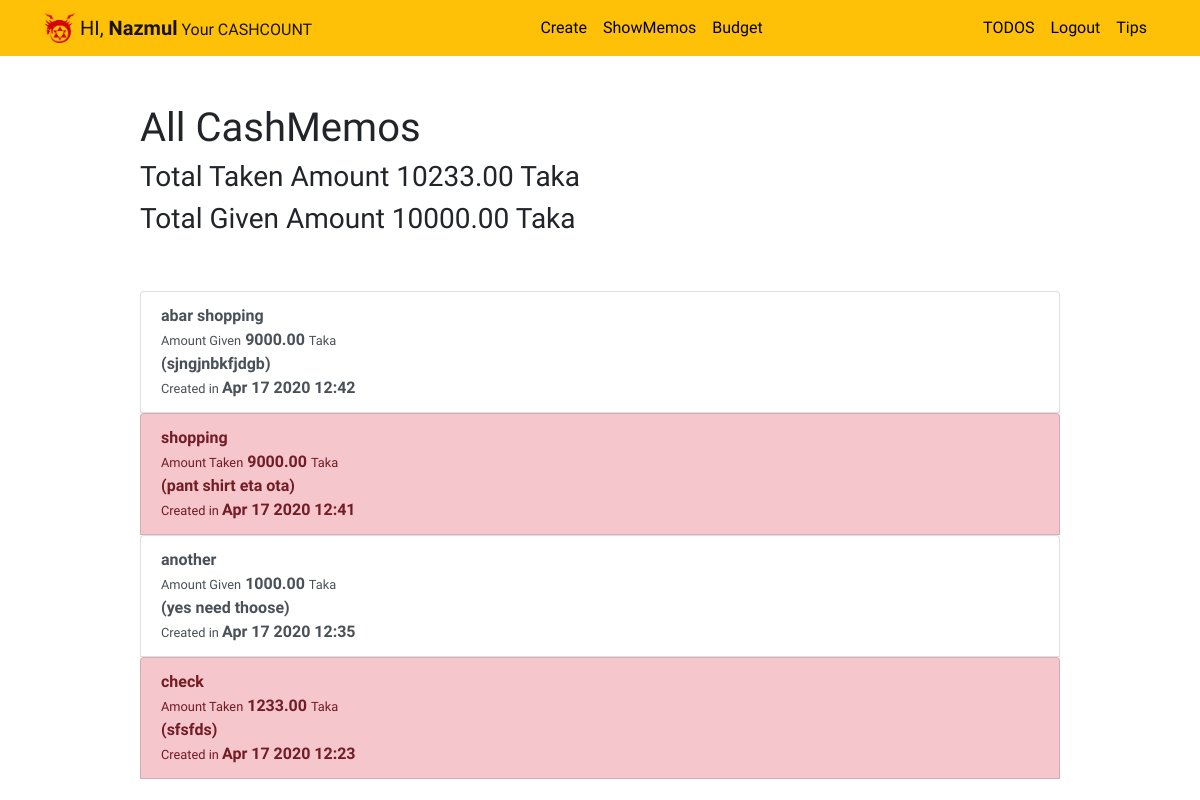
Screenshot of /cashCount/completed/ (signed in) with the database file from the repository.
### cashCount/models.py (models this page shows, shortened)
class CashMemo(models.Model):
    title = models.CharField(max_length=100)
    memo = models.TextField(blank=True)
    cost = models.DecimalField(max_digits=20, decimal_places=2,default=0)
    created = models.DateTimeField(auto_now_add=True)
    taken = models.BooleanField(default=False)
    user = models.ForeignKey(User, on_delete=models.CASCADE)

### cashCount/views.py (the view)
# urls.py: path('completed/',views.completedCashMemo,name="completedCashMemo"),
@login_required
def completedCashMemo(request):
    cash = CashMemo.objects.filter(user=request.user).order_by('-created')
    alltaken = 0
    allgiven = 0
    for x in cash:
        if x.taken:
            alltaken += x.cost
        else:
            allgiven += x.cost
    return render(request,'cashCount/completedCashMemo.html',{'cash':cash,'alltaken':alltaken,'allgiven':allgiven})

### cashCount/templates/cashCount/completedCashMemo.html
{% extends 'cashCount/cbase.html' %}
{% block content %}
<div class="row justify-content-center mt-5">
    <div class="col-md-10">
        <h1>All CashMemos</h1>
        <h3>Total Taken Amount {{ alltaken }} Taka</h3>
        <h3>Total Given Amount {{ allgiven }} Taka</h3>
    </div>
</div>
<div class="row justify-content-center mt-5">
    <div class="col-md-10">
        <div class="list-group">
          {% if cash %}
            {% for x in cash %}
                <a href="{% url 'cashCount:showCashMemo' x.id %}" class="list-group-item list-group-item-action{% if x.taken %} list-group-item-danger{% endif %}">
                  <b>{{ x.title }}<b><br>
                  {% if x.taken %}<span><small>Amount Taken</small> {{ x.cost }} <small>Taka</small></span><br>
                  {% else %}<span><small>Amount Given</small> {{ x.cost }} <small>Taka</small></span><br>{% endif %}
                  {% if x.memo %}({{ x.memo|truncatechars:50 }}){% endif %}<br>
                  <small>Created in </small>{{ x.created|date:'M j Y H:i' }}
                </a>
            {% endfor %}
          {% else %}
            <div class="text-center">
                <h2>Looks like <b>Noone</b> borrowed from you and You dont have any cash history,<b> Nice work!!</b></h2>
            <br>
            <a role="button" class="btn btn-primary" href="{% url 'cashCount:createCashMemo' %}">New CashCount</a>
            </div>
          {% endif %}
        </div>
    </div>
</div>
{% endblock %}

### cashCount/templates/cashCount/cbase.html (shortened to what this page needs)
{% load static %}
<!doctype html>
<html lang="en">
  <head>
    <link rel="stylesheet" href="https://stackpath.bootstrapcdn.com/bootstrap/4.4.1/css/bootstrap.min.css">
    <link rel="stylesheet" href="{% static "todo_a/custom.css" %}">
  </head>
  <body>
    <nav id="topNav" class="navbar navbar-expand-md navbar-light bg-warning">
  <div class="container">
    <a class="navbar-brand" href="{% url 'home' %}">
      <img src="{% static "todo_a/logo.png" %}" width="30" height="30" class="d-inline-block align-top" alt="Nazmul's Logo">
      {% if user.is_authenticated %}
      <span>HI, <b>{{ user.username }}</b><small> Your CASHCOUNT</small></span>
      {% else %}
      <span>TODOS & CASHCOUNT</span>
      {% endif %}
    </a>
    <div class="collapse navbar-collapse " id="navbarNav">
      {% if user.is_authenticated %}
        <ul class="navbar-nav ml-auto">
          <li class="nav-item">
            <a class="nav-link" href="{% url 'cashCount:createCashMemo' %}">Create</a>
          </li>
          <li class="nav-item">
            <a class="nav-link" href="{% url 'cashCount:completedCashMemo' %}">ShowMemos</a>
          </li>
          <li class="nav-item">
            <a class="nav-link" href="{% url 'cashCount:FixBudget' %}">Budget</a>
          </li>
        </ul>
      {% endif %}
        <ul class="navbar-nav ml-auto">
          {% if user.is_authenticated %}
          <li>
            <a  class="nav-link" href="{% url 'currenttodo' %}" >TODOS</a>
          </li>
          <li class="nav-item">
            <a href="#" onclick="$('#signOutBtn').click()" class="nav-link">Logout</a>
          </li>
          {% endif %}
          <li class="nav-item">
            <a class="nav-link" href="{% url 'tips' %}">Tips</a>
          </li>
      </ul>
    </div>
  </div>
</nav>
<div class="container">
  {% block content %}{% endblock %}
</div>
  </body>
</html>

### todo_a/static/todo_a/custom.css (style rules this page uses)
.navbar-nav .nav-link { color: rgba(0,0,0,1) !important; }
body { font-family: 'Girassol', cursive; }

### rows the page displays
CashMemo: title "abar shopping", cost "9000.00", memo "sjngjnbkfjdgb", created "Apr 17 2020 12:42"
CashMemo: title "shopping", cost "9000.00", memo "pant shirt eta ota", created "Apr 17 2020 12:41"
CashMemo: title "another", cost "1000.00", memo "yes need thoose", created "Apr 17 2020 12:35"
CashMemo: title "check", cost "1233.00", memo "sfsfds", created "Apr 17 2020 12:23"

### other values shown
{{ user.username }} "Nazmul"
{{ alltaken }} "10233.00"
{{ allgiven }} "10000.00"
